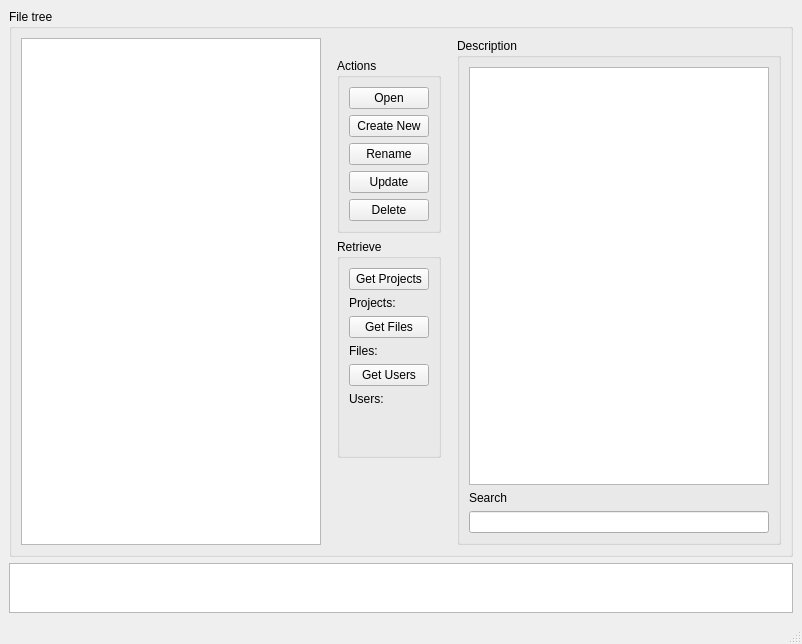
<?xml version="1.0" encoding="UTF-8"?>
<ui version="4.0">
 <class>ProjectManager</class>
 <widget class="QMainWindow" name="ProjectManager">
  <property name="geometry">
   <rect>
    <x>0</x>
    <y>0</y>
    <width>787</width>
    <height>644</height>
   </rect>
  </property>
  <property name="windowTitle">
   <string>Project Manager</string>
  </property>
  <widget class="QWidget" name="centralwidget">
   <layout class="QVBoxLayout" name="verticalLayout_4">
    <item>
     <layout class="QHBoxLayout" name="horizontalLayout_group">
      <item>
       <widget class="QGroupBox" name="groupBox_files">
        <property name="title">
         <string>File tree</string>
        </property>
        <layout class="QHBoxLayout" name="horizontalLayout">
         <item>
          <widget class="QTreeView" name="treeView_file">
           <property name="enabled">
            <bool>true</bool>
           </property>
           <property name="sizePolicy">
            <sizepolicy hsizetype="Expanding" vsizetype="Expanding">
             <horstretch>0</horstretch>
             <verstretch>0</verstretch>
            </sizepolicy>
           </property>
           <property name="minimumSize">
            <size>
             <width>300</width>
             <height>350</height>
            </size>
           </property>
           <property name="baseSize">
            <size>
             <width>0</width>
             <height>0</height>
            </size>
           </property>
          </widget>
         </item>
         <item>
          <layout class="QVBoxLayout" name="verticalLayout_files_action">
           <property name="leftMargin">
            <number>10</number>
           </property>
           <property name="topMargin">
            <number>20</number>
           </property>
           <property name="rightMargin">
            <number>10</number>
           </property>
           <item>
            <widget class="QGroupBox" name="groupBox_actions">
             <property name="title">
              <string>Actions</string>
             </property>
             <layout class="QVBoxLayout" name="verticalLayout">
              <item>
               <widget class="QPushButton" name="pushButton_open">
                <property name="text">
                 <string>Open</string>
                </property>
               </widget>
              </item>
              <item>
               <widget class="QPushButton" name="pushButton_create_project">
                <property name="text">
                 <string>Create New</string>
                </property>
               </widget>
              </item>
              <item>
               <widget class="QPushButton" name="pushButton_rename">
                <property name="text">
                 <string>Rename</string>
                </property>
               </widget>
              </item>
              <item>
               <widget class="QPushButton" name="pushButton">
                <property name="text">
                 <string>Update</string>
                </property>
               </widget>
              </item>
              <item>
               <widget class="QPushButton" name="pushButton_delete">
                <property name="text">
                 <string>Delete</string>
                </property>
               </widget>
              </item>
             </layout>
            </widget>
           </item>
           <item>
            <widget class="QGroupBox" name="groupBox_retreive">
             <property name="title">
              <string>Retrieve</string>
             </property>
             <layout class="QVBoxLayout" name="verticalLayout_3">
              <item>
               <widget class="QPushButton" name="pushButton_get_projects">
                <property name="text">
                 <string>Get Projects</string>
                </property>
               </widget>
              </item>
              <item>
               <widget class="QLabel" name="label_projects_number">
                <property name="text">
                 <string>Projects: </string>
                </property>
               </widget>
              </item>
              <item>
               <widget class="QPushButton" name="pushButton_get_files">
                <property name="text">
                 <string>Get Files</string>
                </property>
               </widget>
              </item>
              <item>
               <widget class="QLabel" name="label_files_number">
                <property name="text">
                 <string>Files: </string>
                </property>
               </widget>
              </item>
              <item>
               <widget class="QPushButton" name="pushButton_get_users">
                <property name="text">
                 <string>Get Users</string>
                </property>
               </widget>
              </item>
              <item>
               <widget class="QLabel" name="label_users_number">
                <property name="text">
                 <string>Users: </string>
                </property>
               </widget>
              </item>
              <item>
               <spacer name="verticalSpacer">
                <property name="orientation">
                 <enum>Qt::Vertical</enum>
                </property>
                <property name="sizeHint" stdset="0">
                 <size>
                  <width>20</width>
                  <height>40</height>
                 </size>
                </property>
               </spacer>
              </item>
             </layout>
            </widget>
           </item>
           <item>
            <spacer name="verticalSpacer_buttons">
             <property name="orientation">
              <enum>Qt::Vertical</enum>
             </property>
             <property name="sizeHint" stdset="0">
              <size>
               <width>20</width>
               <height>40</height>
              </size>
             </property>
            </spacer>
           </item>
          </layout>
         </item>
         <item>
          <widget class="QGroupBox" name="groupBox_description">
           <property name="title">
            <string>Description</string>
           </property>
           <layout class="QVBoxLayout" name="verticalLayout_2">
            <item>
             <widget class="QTreeView" name="treeView_description">
              <property name="minimumSize">
               <size>
                <width>300</width>
                <height>350</height>
               </size>
              </property>
             </widget>
            </item>
            <item>
             <widget class="QLabel" name="label_search">
              <property name="text">
               <string>Search</string>
              </property>
             </widget>
            </item>
            <item>
             <widget class="QLineEdit" name="lineEdit_search"/>
            </item>
           </layout>
          </widget>
         </item>
        </layout>
       </widget>
      </item>
     </layout>
    </item>
    <item>
     <widget class="QTextEdit" name="comments">
      <property name="maximumSize">
       <size>
        <width>16777215</width>
        <height>50</height>
       </size>
      </property>
     </widget>
    </item>
   </layout>
  </widget>
  <widget class="QMenuBar" name="menubar">
   <property name="geometry">
    <rect>
     <x>0</x>
     <y>0</y>
     <width>787</width>
     <height>21</height>
    </rect>
   </property>
  </widget>
  <widget class="QStatusBar" name="statusbar"/>
 </widget>
 <resources/>
 <connections/>
</ui>
